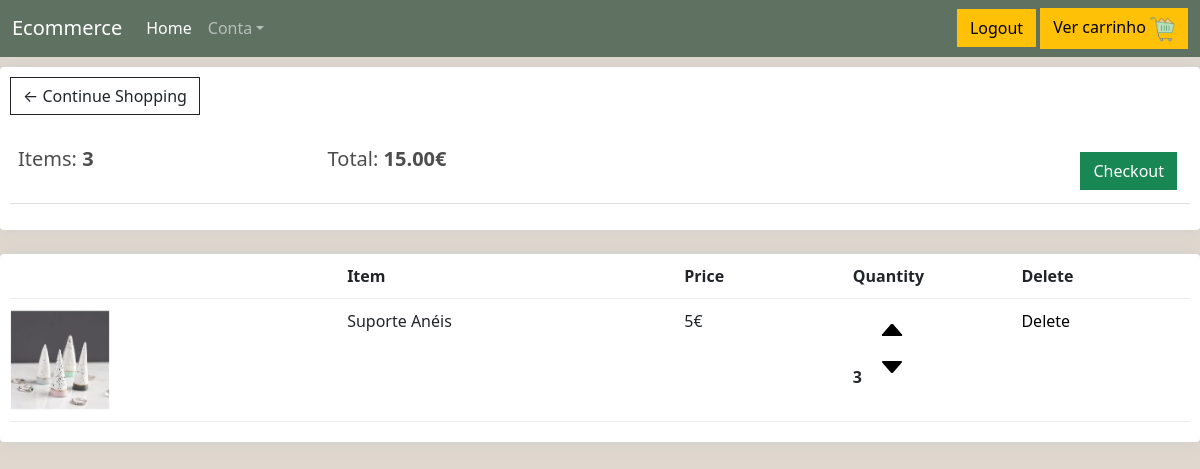
The app's page /cart/ (signed in) with its own data.
### loja/models.py (models this page shows, shortened)
class Cart(models.Model):
    cliente = models.ForeignKey(User, on_delete=models.CASCADE)
    produtos = models.ManyToManyField(Produto, through='ProdutoCarrinho')
    def valor_carrinho(self):
        lista_produtos = self.produtos.all()
        lista_info = ProdutoCarrinho.objects.filter(carrinho=self)
        iterar=zip(lista_produtos,lista_info)
        valor=0
        for produto,info in iterar:
            valor=valor+ (produto.preco*info.quantidade)
        return valor
    def items_carrinho(self):
        lista_info = ProdutoCarrinho.objects.filter(carrinho=self)
        val=0
        for quant in lista_info:
            val+=quant.quantidade
        return val

class ProdutoCarrinho(models.Model): # <--- through model
    produto = models.ForeignKey(Produto, on_delete=models.CASCADE)
    carrinho = models.ForeignKey(Cart, on_delete=models.CASCADE)
    quantidade = models.IntegerField()

class Produto(models.Model):
    preco = models.IntegerField()
    nome = models.CharField(max_length=100)
    descricao = models.CharField(max_length=300)
    personalizavel = models.BooleanField(default=False)
    pic = models.ImageField(upload_to='images', blank=True, null=True)
    seller = models.ForeignKey(Vendedor, on_delete=models.RESTRICT)

### loja/views.py (the view)
# urls.py: path('cart/',views.cart, name="cart"),
@login_required(login_url='loja:login1')
def cart(request):
    isVendedor = Vendedor.isVendedor(request.user)
    try:
        carrinho = Cart. objects.get(cliente=request.user)
        pr = ProdutoCarrinho.objects.filter(carrinho=carrinho)
        produtos = zip(carrinho.produtos.all(), pr)
        return render(request, 'loja/cart.html', {'carrinho':carrinho ,'produtos':produtos,'isvender':isVendedor})
    except Cart.DoesNotExist:
        return render(request, 'loja/cart.html',{'isvender': isVendedor})

### loja/models.py (called while the page is built)
    def isVendedor(user):
        return Vendedor.objects.filter(who=user).exists() if (user.is_authenticated) else False

### loja/templates/loja/cart.html (shortened to what this page needs)
{% extends 'loja/main.html' %}
{% load static %}
{% block css %}
<link rel="stylesheet" type="text/css" href="{% static 'css/base.css' %}">
{% endblock css %}
{% block content %}
	<div class="row">
		<div class="col-lg-12">
			<div class="box-element">
				<a  class="btn btn-outline-dark" href="{% url 'loja:loja' %}">&#x2190; Continue Shopping</a>
				<br>
				<br>
				<table class="table">
					<tr>
						<th><h5>Items: <strong>{{ carrinho.items_carrinho }}</strong></h5></th>
						<th><h5>Total:<strong> {{carrinho.valor_carrinho |floatformat:2}}€</strong></h5></th>
						<th>
							<a  style="float:right; margin:5px;" class="btn btn-success" href="{% url 'loja:checkout' %}">Checkout</a>
						</th>
					</tr>
				</table>
			</div>
			<br>
			<div class="box-element">
				<div class="cart-row">
					<div style="flex:2"></div>
					<div style="flex:2"><strong>Item</strong></div>
					<div style="flex:1"><strong>Price</strong></div>
					<div style="flex:1"><strong>Quantity</strong></div>
					<div style="flex:1"><strong>Delete</strong></div>
				</div>
				{% for produto,info in produtos  %}
				<div class="cart-row">
					<div style="flex:2"><img class="row-image" src="{{produto.pic}}"></div>
					<div style="flex:2"><p>{{produto.nome.title}}</p></div>
					<div style="flex:1"><p> {{produto.preco}}€ </p></div>
					<div style="flex:1">
						<p class="quantity">{{info.quantidade}}</p>
						<div class="quantity">
							<a href="{% url 'loja:add_cart' produto.id %}"> <img style="width: 2em; object-fit: cover;  transform: scale(1.03);" class="chg-quantity update-cart "  src="{% static  'images/arrow-up.png' %}"> </a>
							<a href="{% url 'loja:remove_one' produto.id %}"><img style="width: 2em;" class="chg-quantity update-cart" src="{% static  'images/arrow-down.png' %}"></a>
						</div>
					</div>
					<div style="flex:1"><a href="{% url 'loja:remove_cart' produto.id %}">Delete </a></div>
				</div>
				{% endfor %}
			</div>
		</div>
	</div>
{% endblock content %}

### loja/static/css/main.css (style rules this page uses)
body { background-color: #e0d8ce; }
h1,h2,h3,h4,h5,h6 { color:hsl(0, 0%, 30%); }
.box-element { box-shadow:hsl(0, 0%, 80%) 0 0 16px; background-color: #fff; border-radius: 4px; padding: 10px; }
.btn { border-radius: 0; }

### loja/static/css/base.css (style rules this page uses)
.col-lg-4, .col-lg-6, .col-lg-8, .col-lg-12 { margin-top: 10px; }
.row-image { width: 100px; }
.cart-row { display: flex; align-items: flex-stretch; padding-bottom: 10px; margin-bottom: 10px; border-bottom: 1px solid #ececec; }
.quantity { display: inline-block; font-weight: 700; padding-right:10px; }
.chg-quantity { width: 12px; cursor: pointer; display: block; margin-top: 5px; transition:.1s; }
a { color: black; text-decoration: none; }

### records on screen
Cart: items_carrinho "3", valor_carrinho "15.00"
Produto: pic (picture), nome "Suporte Anéis", preco "5", quantidade "3"
